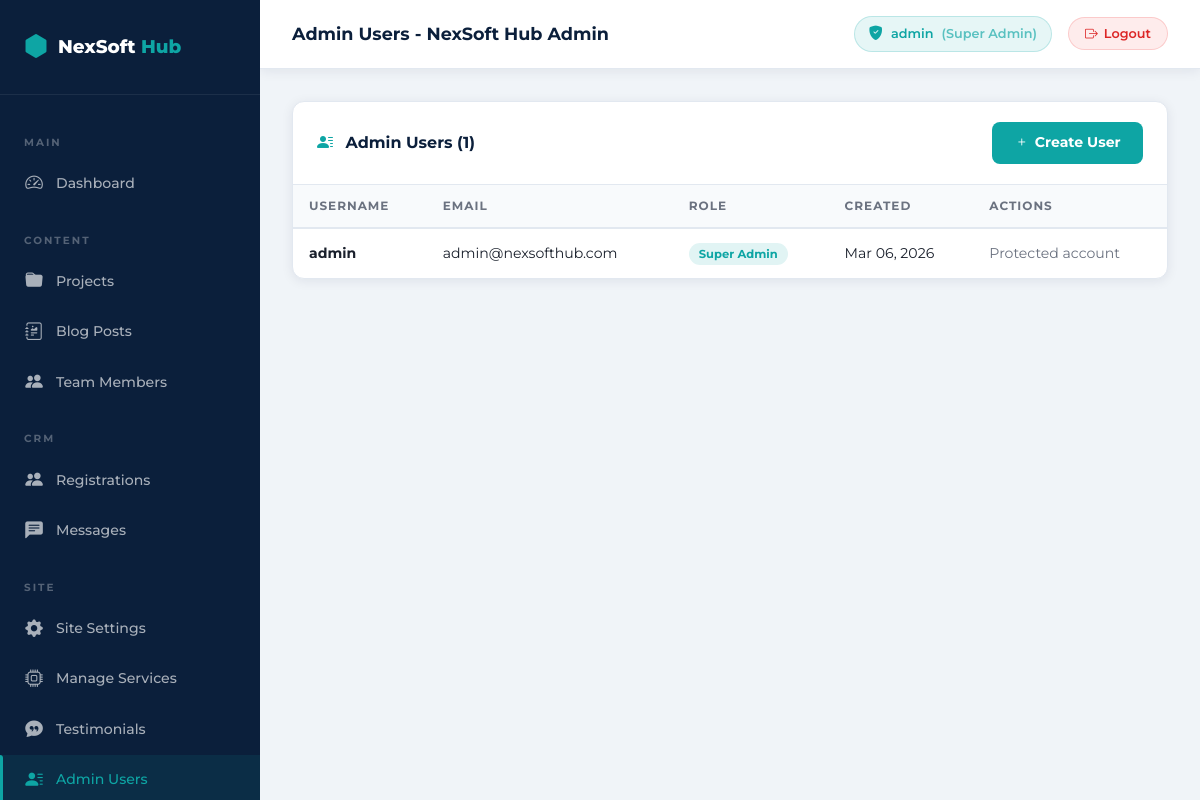
The page /admin/users.php (signed in) on the database its author committed.
### tables this page shows
CREATE TABLE IF NOT EXISTS `users` (
  `id` int(11) NOT NULL AUTO_INCREMENT,
  `username` varchar(100) NOT NULL,
  `email` varchar(200) NOT NULL,
  `password` varchar(255) NOT NULL,
  `role` varchar(50) NOT NULL DEFAULT 'viewer',
  `created_at` timestamp NOT NULL DEFAULT CURRENT_TIMESTAMP,
  PRIMARY KEY (`id`),
  UNIQUE KEY `username` (`username`),
  UNIQUE KEY `email` (`email`)
);

### admin/auth.php (called while the page is built, shortened)
<?php
function adminRoleConfig(): array {
    return [
        'super_admin' => [
            'label' => 'Super Admin',
            'permissions' => ['*'],
        ],
        'content_manager' => [
            'label' => 'Content Manager',
            'permissions' => ['dashboard', 'projects', 'blogs', 'services', 'testimonials'],
        ],
        'team_manager' => [
            'label' => 'Team Manager',
            'permissions' => ['dashboard', 'team'],
        ],
        'crm_manager' => [
            'label' => 'CRM Manager',
            'permissions' => ['dashboard', 'registrations', 'messages'],
        ],
        'settings_manager' => [
            'label' => 'Settings Manager',
            'permissions' => ['dashboard', 'settings'],
        ],
        'viewer' => [
            'label' => 'Viewer',
            'permissions' => ['dashboard'],
        ],
    ];
}
function normalizeAdminRole(?string $role): string {
    $role = strtolower(trim((string)$role));
    return array_key_exists($role, adminRoleConfig()) ? $role : 'viewer';
}
function adminUrl(string $page = ''): string {
    return '/NexSoft/admin/' . ltrim($page, '/');
}

### admin/users.php (the view, shortened to what this page needs)
<?php
require_once __DIR__ . '/auth.php';
$db     = getDB();
$action = $_GET['action'] ?? 'list';
$roleConfig = adminRoleConfig();
$assignableRoles = array_filter(
    array_keys($roleConfig),
    static fn ($role) => $role !== 'super_admin'
);
$users = $db->query('SELECT id, username, email, role, created_at FROM users ORDER BY created_at DESC')->fetchAll();
$editUser = null;
require_once __DIR__ . '/layout-header.php';
?>
<?php if ($action === 'add' || $action === 'edit'): ?>
<div class="admin-card" style="max-width:860px;">
    <div class="admin-card-header">
        <span class="admin-card-title">
            <i class="bi bi-person-plus-fill me-2" style="color:var(--secondary);"></i>
            <?php echo $action === 'add' ? 'Create Team User' : 'Edit Team User'; ?>
        </span>
        <a href="<?php echo adminUrl('users.php'); ?>" class="btn-action btn-view">
            <i class="bi bi-arrow-left"></i> Back
        </a>
    </div>
    <div class="admin-card-body">
        <form method="POST" class="admin-form">
            <input type="hidden" name="action" value="<?php echo $action; ?>">
            <?php if ($action === 'edit'): ?>
            <input type="hidden" name="id" value="<?php echo (int)$editUser['id']; ?>">
            <?php endif; ?>
            <div class="row g-3">
                <div class="col-md-6">
                    <label>Username <span style="color:var(--secondary);">*</span></label>
                    <input type="text" name="username" class="form-control" required
                           value="<?php echo htmlspecialchars($editUser['username'] ?? $_POST['username'] ?? ''); ?>"
                           placeholder="e.g. team.junaid">
                </div>
                <div class="col-md-6">
                    <label>Email <span style="color:var(--secondary);">*</span></label>
                    <input type="email" name="email" class="form-control" required
                           value="<?php echo htmlspecialchars($editUser['email'] ?? $_POST['email'] ?? ''); ?>"
                           placeholder="e.g. junaid@company.com">
                </div>
                <div class="col-md-6">
                    <label>Role <span style="color:var(--secondary);">*</span></label>
                    <select name="role" class="form-control" required>
                        <?php
                        $selectedRole = $editUser['role'] ?? $_POST['role'] ?? 'team_manager';
                        foreach ($assignableRoles as $roleKey):
                            $selected = $selectedRole === $roleKey ? 'selected' : '';
                        ?>
                        <option value="<?php echo htmlspecialchars($roleKey); ?>" <?php echo $selected; ?>>
                            <?php echo htmlspecialchars($roleConfig[$roleKey]['label']); ?>
                        </option>
                        <?php endforeach; ?>
                    </select>
                </div>
                <div class="col-md-6">
                    <label>
                        Password
                        <?php if ($action === 'add'): ?>
                        <span style="color:var(--secondary);">*</span>
                        <?php else: ?>
                        <small style="color:var(--text-muted);font-weight:400;">(leave blank to keep old password)</small>
                        <?php endif; ?>
                    </label>
                    <input type="password" name="password" class="form-control" <?php echo $action === 'add' ? 'required' : ''; ?>
                           autocomplete="new-password" minlength="8">
                </div>
                <div class="col-12" style="color:var(--text-muted);font-size:.92rem;">
                    Roles: Team Manager can access Team Members, CRM Manager can access Registrations/Messages, Content Manager can access website content modules.
                </div>
                <div class="col-12 pt-2 d-flex gap-2">
                    <button type="submit" class="btn-admin-primary">
                        <i class="bi bi-save"></i> <?php echo $action === 'add' ? 'Create User' : 'Save Changes'; ?>
                    </button>
                    <a href="<?php echo adminUrl('users.php'); ?>" class="btn-admin-secondary">Cancel</a>
                </div>
            </div>
        </form>
    </div>
</div>
<?php else: ?>
<div class="admin-card">
    <div class="admin-card-header">
        <span class="admin-card-title">
            <i class="bi bi-person-lines-fill me-2" style="color:var(--secondary);"></i>
            Admin Users (<?php echo count($users); ?>)
        </span>
        <a href="<?php echo adminUrl('users.php?action=add'); ?>" class="btn-admin-primary">
            <i class="bi bi-plus"></i> Create User
        </a>
    </div>
    <div class="table-wrap">
        <table class="admin-table">
            <thead>
                <tr>
                    <th>Username</th>
                    <th>Email</th>
                    <th>Role</th>
                    <th>Created</th>
                    <th>Actions</th>
                </tr>
            </thead>
            <tbody>
                <?php if (empty($users)): ?>
                <tr>
                    <td colspan="5" style="text-align:center;padding:3rem;color:var(--text-muted);">
                        No users found.
                    </td>
                </tr>
                <?php else: ?>
                <?php foreach ($users as $u): ?>
                <tr>
                    <td><strong><?php echo htmlspecialchars($u['username']); ?></strong></td>
                    <td><?php echo htmlspecialchars($u['email']); ?></td>
                    <td>
                        <span class="badge-teal"><?php echo htmlspecialchars($roleConfig[normalizeAdminRole($u['role'])]['label'] ?? 'Viewer'); ?></span>
                    </td>
                    <td><?php echo htmlspecialchars(date('M d, Y', strtotime((string)$u['created_at']))); ?></td>
                    <td>
                        <div style="display:flex;gap:6px;">
                            <?php if (($u['role'] ?? '') !== 'super_admin'): ?>
                            <a href="<?php echo adminUrl('users.php?action=edit&id=' . (int)$u['id']); ?>" class="btn-action btn-edit">
                                <i class="bi bi-pencil"></i> Edit
                            </a>
                            <form method="POST" style="display:inline;">
                                <input type="hidden" name="action" value="delete">
                                <input type="hidden" name="id" value="<?php echo (int)$u['id']; ?>">
                                <button type="submit" class="btn-action btn-delete confirm-delete" <?php echo (int)$u['id'] === (int)($_SESSION['admin_id'] ?? 0) ? 'disabled' : ''; ?>>
                                    <i class="bi bi-trash"></i> Delete
                                </button>
                            </form>
                            <?php else: ?>
                            <span style="color:var(--text-muted);font-size:.88rem;">Protected account</span>
                            <?php endif; ?>
                        </div>
                    </td>
                </tr>
                <?php endforeach; ?>
                <?php endif; ?>
            </tbody>
        </table>
    </div>
</div>
<?php endif; ?>
<?php require_once __DIR__ . '/layout-footer.php'; ?>

### assets/css/admin.css (style rules this page uses)
:root { --primary: #0B1F3B; --primary-light: #132d54; --secondary: #0EA5A4; --secondary-dark: #0a8f8e; --white: #ffffff; --bg: #f0f4f8; --bg-dark: #040d1a; --text: #1a202c; --text-muted: #6b7280; --border: #e2e8f0; --shadow: 0 2px 12px rgba(11, 31, 59, 0.08); --shadow-lg: 0 8px 30px rgba(11, 31, 59, 0.12); --radius: 12px; --radius-sm: 8px; --sidebar-width: 260px; --font: 'Montserrat', sans-serif; --transition: all 0.25s ease; }
*, *::before, *::after { box-sizing: border-box; margin: 0; padding: 0; }
body { font-family: var(--font); background: var(--bg); color: var(--text); min-height: 100vh; }
a { text-decoration: none; color: inherit; }
.admin-card { background: var(--white); border-radius: var(--radius); border: 1px solid var(--border); overflow: hidden; box-shadow: var(--shadow); }
.admin-card-header { padding: 1.25rem 1.5rem; border-bottom: 1px solid var(--border); display: flex; align-items: center; justify-content: space-between; }
.admin-card-title { font-size: 1rem; font-weight: 700; color: var(--primary); }
.admin-table { width: 100%; border-collapse: collapse; font-size: 0.88rem; }
.admin-table thead tr { background: #f8fafc; }
.admin-table th { padding: 0.75rem 1rem; text-align: left; font-size: 0.75rem; font-weight: 700; text-transform: uppercase; letter-spacing: 1px; color: var(--text-muted); border-bottom: 2px solid var(--border); white-space: nowrap; }
.admin-table td { padding: 0.9rem 1rem; border-bottom: 1px solid var(--border); color: var(--text); vertical-align: middle; }
.admin-table tbody tr:last-child td { border-bottom: none; }
.table-wrap { overflow-x: auto; }
.badge-teal { background: rgba(14, 165, 164, 0.12); color: var(--secondary); font-size: 0.72rem; font-weight: 700; padding: 4px 10px; border-radius: 50px; white-space: nowrap; }
.btn-admin-primary { display: inline-flex; align-items: center; gap: 6px; background: var(--secondary); color: white; border: none; border-radius: var(--radius-sm); padding: 0.65rem 1.4rem; font-size: 0.88rem; font-weight: 700; font-family: var(--font); transition: var(--transition); cursor: pointer; }

### rows shown on the page
users: username "admin", email "admin@nexsofthub.com", role "Super Admin", created_at "Mar 06, 2026", shows "Protected account"

### other values the page prints
$pageTitle "Admin Users - NexSoft Hub Admin"
adminUsername() "admin"
adminRoleLabel() "Super Admin"
count($users) "1"
